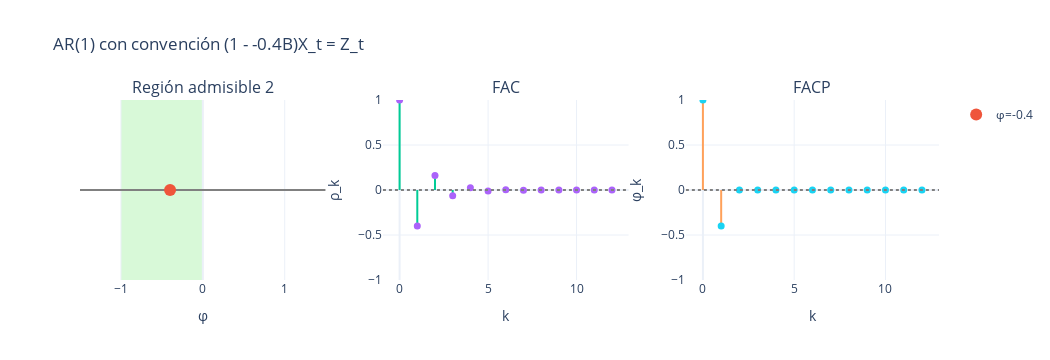

Notebook cell for this chart:
### Markdown cell above
**Región admisible 2:**

$$
-1 < \phi < 0
$$

### Code cell
import numpy as np
import plotly.graph_objects as go
from plotly.subplots import make_subplots

# --- util: stem (líneas verticales) ---
def stem_trace(x, y, name):
    xs, ys = [], []
    for xi, yi in zip(x, y):
        xs += [xi, xi, None]
        ys += [0, yi, None]
    lines = go.Scatter(x=xs, y=ys, mode="lines", line=dict(width=2), name=name, showlegend=False)
    dots  = go.Scatter(x=x,  y=y,  mode="markers", marker=dict(size=7), name=f"{name} (•)", showlegend=False)
    return lines, dots

# --- ACF/PACF teóricas AR(1) con (1 - φB)X_t = Z_t ---
def acf_ar1(phi, m):
    lags = np.arange(m+1)
    rho = phi**lags
    return lags, rho

def pacf_ar1(phi, m):
    lags = np.arange(m+1)
    pacf = np.zeros(m+1); pacf[0] = 1.0; pacf[1] = phi
    return lags, pacf

def panel_ar1_region_fac_pacf(phi=0.4, m=12, xlim=1.5):
    fig = make_subplots(
        rows=1, cols=3,
        subplot_titles=("Región admisible 2", "FAC", "FACP"),
        column_widths=[0.33, 0.33, 0.34]
    )

    # --- 1) Región admisible en la recta real ---

    fig.add_shape(
            type="rect",
            x0=-1, x1=0, y0=0, y1=1,
            xref="x1", yref="paper",     # usa el eje x del 1er subplot y la altura del panel
            fillcolor="lightgreen",
            opacity=0.35,
            line_width=0,
            layer="below"
        )
    
    fig.add_trace(go.Scatter(x=[-xlim, xlim], y=[0,0], mode="lines",
                             line=dict(color="gray", width=2), showlegend=False),
                  row=1, col=1)
    fig.add_trace(go.Scatter(x=[phi], y=[0], mode="markers",
                             marker=dict(size=12), name=f"φ={phi}"),
                  row=1, col=1)
    fig.update_xaxes(range=[-xlim, xlim], title_text="φ", row=1, col=1)
    fig.update_yaxes(visible=False, row=1, col=1)

    # --- 2) FAC ---
    lags, rho = acf_ar1(phi, m)
    lines, dots = stem_trace(lags, rho, "ρ_k")
    fig.add_trace(lines, row=1, col=2); fig.add_trace(dots, row=1, col=2)
    fig.add_hline(y=0, line_dash="dot", line_color="gray", row=1, col=2)
    fig.update_yaxes(range=[-1, 1], title_text="ρ_k", row=1, col=2)
    fig.update_xaxes(title_text="k", row=1, col=2)

    # --- 3) FACP ---
    lags_p, pacf = pacf_ar1(phi, m)
    lines, dots = stem_trace(lags_p, pacf, "φ_k (PACF)")
    fig.add_trace(lines, row=1, col=3); fig.add_trace(dots, row=1, col=3)
    fig.add_hline(y=0, line_dash="dot", line_color="gray", row=1, col=3)
    fig.update_yaxes(range=[-1, 1], title_text="φ_k", row=1, col=3)
    fig.update_xaxes(title_text="k", row=1, col=3)

    fig.update_layout(template="plotly_white", width=1050, height=360,
                      title=f"AR(1) con convención (1 - {phi}B)X_t = Z_t")
    return fig

# ================== USO ==================
# tu ejemplo: φ = -0.4
fig = panel_ar1_region_fac_pacf(phi=-0.4, m=12, xlim=1.5)
fig.show()

### Figure 1 — Plotly figure (JSON) as saved in the notebook; plotly's stock layout.template omitted (floating-point values rounded to 4 significant figures)
{"data": [{"line": {"color": "gray", "width": 2}, "mode": "lines", "showlegend": false, "type": "scatter", "x": [-1.5, 1.5], "xaxis": "x", "y": [0, 0], "yaxis": "y"}, {"marker": {"size": 12}, "mode": "markers", "name": "φ=-0.4", "type": "scatter", "x": [-0.4], "xaxis": "x", "y": [0], "yaxis": "y"}, {"line": {"width": 2}, "mode": "lines", "name": "ρ_k", "showlegend": false, "type": "scatter", "x": [0, 0, null, 1, 1, null, 2, 2, null, 3, 3, null, 4, 4, null, 5, 5, null, 6, 6, null, 7, 7, null, 8, 8, null, 9, 9, null, 10, 10, null, 11, 11, null, 12, 12, null], "xaxis": "x2", "y": [0, 1, null, 0, -0.4, null, 0, 0.16, null, 0, -0.064, null, 0, 0.0256, null, 0, -0.01024, null, 0, 0.004096, null, 0, -0.001638, null, 0, 0.0006554, null, 0, -0.0002621, null, 0, 0.0001049, null, 0, -4.194e-05, null, 0, 1.678e-05, null], "yaxis": "y2"}, {"marker": {"size": 7}, "mode": "markers", "name": "ρ_k (•)", "showlegend": false, "type": "scatter", "x": [0, 1, 2, 3, 4, 5, 6, 7, 8, 9, 10, 11, 12], "xaxis": "x2", "y": [1.0, -0.4, 0.16, -0.064, 0.0256, -0.01024, 0.004096, -0.001638, 0.0006554, -0.0002621, 0.0001049, -4.194e-05, 1.678e-05], "yaxis": "y2"}, {"line": {"width": 2}, "mode": "lines", "name": "φ_k (PACF)", "showlegend": false, "type": "scatter", "x": [0, 0, null, 1, 1, null, 2, 2, null, 3, 3, null, 4, 4, null, 5, 5, null, 6, 6, null, 7, 7, null, 8, 8, null, 9, 9, null, 10, 10, null, 11, 11, null, 12, 12, null], "xaxis": "x3", "y": [0, 1, null, 0, -0.4, null, 0, 0, null, 0, 0, null, 0, 0, null, 0, 0, null, 0, 0, null, 0, 0, null, 0, 0, null, 0, 0, null, 0, 0, null, 0, 0, null, 0, 0, null], "yaxis": "y3"}, {"marker": {"size": 7}, "mode": "markers", "name": "φ_k (PACF) (•)", "showlegend": false, "type": "scatter", "x": [0, 1, 2, 3, 4, 5, 6, 7, 8, 9, 10, 11, 12], "xaxis": "x3", "y": [1.0, -0.4, 0.0, 0.0, 0.0, 0.0, 0.0, 0.0, 0.0, 0.0, 0.0, 0.0, 0.0], "yaxis": "y3"}], "layout": {"annotations": [{"font": {"size": 16}, "showarrow": false, "text": "Región admisible 2", "x": 0.143, "xanchor": "center", "xref": "paper", "y": 1, "yanchor": "bottom", "yref": "paper"}, {"font": {"size": 16}, "showarrow": false, "text": "FAC", "x": 0.4957, "xanchor": "center", "xref": "paper", "y": 1, "yanchor": "bottom", "yref": "paper"}, {"font": {"size": 16}, "showarrow": false, "text": "FACP", "x": 0.8527, "xanchor": "center", "xref": "paper", "y": 1, "yanchor": "bottom", "yref": "paper"}], "height": 360, "shapes": [{"fillcolor": "lightgreen", "layer": "below", "line": {"width": 0}, "opacity": 0.35, "type": "rect", "x0": -1, "x1": 0, "xref": "x", "y0": 0, "y1": 1, "yref": "paper"}, {"line": {"color": "gray", "dash": "dot"}, "type": "line", "x0": 0, "x1": 1, "xref": "x2 domain", "y0": 0, "y1": 0, "yref": "y2"}, {"line": {"color": "gray", "dash": "dot"}, "type": "line", "x0": 0, "x1": 1, "xref": "x3 domain", "y0": 0, "y1": 0, "yref": "y3"}], "title": {"text": "AR(1) con convención (1 - -0.4B)X_t = Z_t"}, "width": 1050, "xaxis": {"anchor": "y", "domain": [0, 0.286], "range": [-1.5, 1.5], "title": {"text": "φ"}}, "xaxis2": {"anchor": "y2", "domain": [0.3527, 0.6387], "title": {"text": "k"}}, "xaxis3": {"anchor": "y3", "domain": [0.7053, 1], "title": {"text": "k"}}, "yaxis": {"anchor": "x", "domain": [0, 1], "visible": false}, "yaxis2": {"anchor": "x2", "domain": [0, 1], "range": [-1, 1], "title": {"text": "ρ_k"}}, "yaxis3": {"anchor": "x3", "domain": [0, 1], "range": [-1, 1], "title": {"text": "φ_k"}}}}
